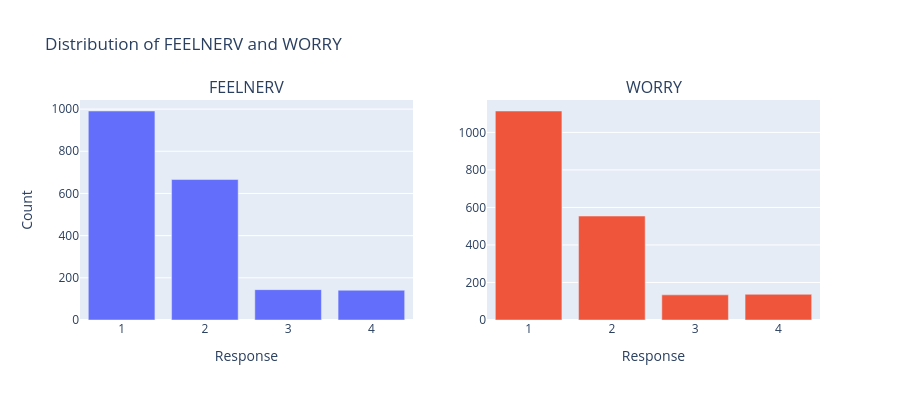

The cell this chart's notebook holds for it:
### Markdown cell above
## Exploring FEELNERV and WORRY

These two variables measure related anxiety constructs and may be candidates for combining.

### Code cell
fig = make_subplots(rows=1, cols=2, subplot_titles=("FEELNERV", "WORRY"))

feelnerv_counts = gss_subset["feelnerv"].value_counts().sort_index()
worry_counts = gss_subset["worry"].value_counts().sort_index()

fig.add_trace(
    go.Bar(x=feelnerv_counts.index, y=feelnerv_counts.values, name="FEELNERV"),
    row=1, col=1
)
fig.add_trace(
    go.Bar(x=worry_counts.index, y=worry_counts.values, name="WORRY"),
    row=1, col=2
)

fig.update_layout(
    title_text="Distribution of FEELNERV and WORRY",
    showlegend=False,
    height=400
)
fig.update_xaxes(title_text="Response", row=1, col=1)
fig.update_xaxes(title_text="Response", row=1, col=2)
fig.update_yaxes(title_text="Count", row=1, col=1)
fig.show()

### Figure 1 — Plotly figure (JSON) as saved in the notebook; plotly's stock layout.template omitted (floating-point values rounded to 4 significant figures)
{"data": [{"name": "FEELNERV", "type": "bar", "x": [1.0, 2.0, 3.0, 4.0], "xaxis": "x", "y": [991, 666, 144, 141], "yaxis": "y"}, {"name": "WORRY", "type": "bar", "x": [1.0, 2.0, 3.0, 4.0], "xaxis": "x2", "y": [1114, 554, 134, 137], "yaxis": "y2"}], "layout": {"annotations": [{"font": {"size": 16}, "showarrow": false, "text": "FEELNERV", "x": 0.225, "xanchor": "center", "xref": "paper", "y": 1, "yanchor": "bottom", "yref": "paper"}, {"font": {"size": 16}, "showarrow": false, "text": "WORRY", "x": 0.775, "xanchor": "center", "xref": "paper", "y": 1, "yanchor": "bottom", "yref": "paper"}], "height": 400, "showlegend": false, "title": {"text": "Distribution of FEELNERV and WORRY"}, "xaxis": {"anchor": "y", "domain": [0, 0.45], "title": {"text": "Response"}}, "xaxis2": {"anchor": "y2", "domain": [0.55, 1], "title": {"text": "Response"}}, "yaxis": {"anchor": "x", "domain": [0, 1], "title": {"text": "Count"}}, "yaxis2": {"anchor": "x2", "domain": [0, 1]}}}
